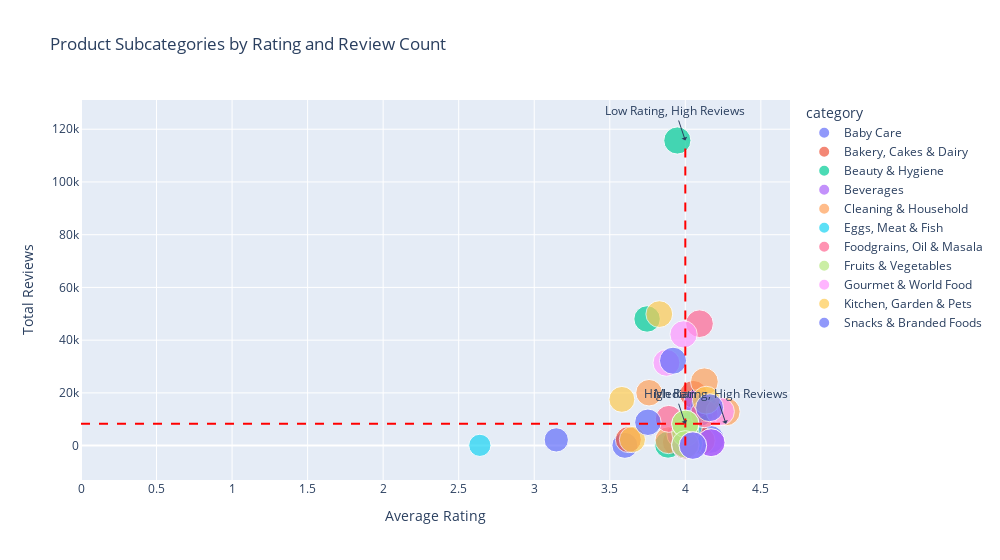

The code cell stored with this chart in its notebook:
### Code cell
import pandas as pd
import plotly.express as px

# Data preparation
top_data = {
    'category': ['Baby Care', 'Baby Care', 'Bakery, Cakes & Dairy', 'Bakery, Cakes & Dairy', 'Beauty & Hygiene', 
                 'Beauty & Hygiene', 'Beverages', 'Beverages', 'Cleaning & Household', 'Cleaning & Household',
                 'Eggs, Meat & Fish', 'Eggs, Meat & Fish', 'Foodgrains, Oil & Masala', 'Foodgrains, Oil & Masala',
                 'Fruits & Vegetables', 'Fruits & Vegetables', 'Gourmet & World Food', 'Gourmet & World Food',
                 'Kitchen, Garden & Pets', 'Kitchen, Garden & Pets', 'Snacks & Branded Foods', 'Snacks & Branded Foods'],
    'product_subcategory': ['Baby Food & Formula', 'Diapers & Wipes', 'Gourmet Breads', 'Dairy', 'Oral Care', 'Skin Care',
                            'Water', 'Tea', 'Detergents & Dishwash', 'All Purpose Cleaners', 'Mutton & Lamb', 
                            'Sausages, Bacon & Salami', 'Edible Oils & Ghee', 'Masalas & Spices', 'Cuts & Sprouts', 
                            'Fresh Vegetables', 'Oils & Vinegar', 'Snacks, Dry Fruits, Nuts', 'Pet Food & Accessories',
                            'Storage & Accessories', 'Biscuits & Cookies', 'Ready To Cook & Eat'],
    'avg_product_rating': [4.165957447, 4.095546559, 4.105714286, 4.054155844, 4.124723247, 3.947319093,
                           4.170588235, 4.080389222, 4.269348659, 4.126210526, 4.023684211, 4.02327044,
                           4.125604839, 4.094094488, 4.000526316, 4, 4.231589958, 3.988333333,
                           4.138202247, 3.827832512, 4.160819672, 3.91874028],
    'total_reviews': [2363, 12573, 1881, 19498, 14320, 115724, 1108, 16106, 12864, 24219, 841, 7610,
                      12037, 46249, 4875, 8294, 12919, 42189, 17233, 49877, 14369, 32204]
}

low_data = {
    'category': ['Baby Care', 'Baby Care', 'Bakery, Cakes & Dairy', 'Bakery, Cakes & Dairy', 'Beauty & Hygiene', 
                 'Beauty & Hygiene', 'Beverages', 'Beverages', 'Cleaning & Household', 'Cleaning & Household',
                 'Eggs, Meat & Fish', 'Eggs, Meat & Fish', 'Foodgrains, Oil & Masala', 'Foodgrains, Oil & Masala',
                 'Fruits & Vegetables', 'Fruits & Vegetables', 'Gourmet & World Food', 'Gourmet & World Food',
                 'Kitchen, Garden & Pets', 'Kitchen, Garden & Pets', 'Snacks & Branded Foods', 'Snacks & Branded Foods'],
    'product_subcategory': ['Atta, Flours & Sooji', 'Baby Accessories', 'Bakery Snacks', 'Ice Creams & Desserts',
                            'Mothers & Maternity', 'Fragrances & Deos', 'Water', 'Coffee', 'Car & Shoe Care',
                            'Bins & Bathroom Ware', 'Marinades', 'Pork & Other Meats', 'Baby Food & Formula',
                            'Dry Fruits', 'Fresh Vegetables', 'Flower Bouquets, Bunches', 'Mutton & Lamb',
                            'Chocolates & Biscuits', 'Bakeware', 'Cookware & Non Stick', 'Atta, Flours & Sooji',
                            'Frozen Veggies & Snacks'],
    'avg_product_rating': [3.6, 3.145945946, 3.938, 3.622916667, 3.885714286, 3.74695, 4.170588235, 3.967977528,
                           3.888541667, 3.760076531, 4, 2.64, 4, 3.890394089, 4, 4, 4.05, 3.875205255,
                           3.65, 3.580084746, 4.05, 3.752459016],
    'total_reviews': [96, 2169, 1315, 2289, 332, 48037, 1108, 4193, 2056, 20064, 48, 102, 52, 10139,
                      8294, 473, 97, 31412, 2288, 17533, 6, 8855]
}

df_top = pd.DataFrame(top_data)
df_low = pd.DataFrame(low_data)

# Combine the dataframes
df_combined = pd.concat([df_top, df_low])

# Calculate median values
median_rating = df_combined['avg_product_rating'].median()
median_reviews = df_combined['total_reviews'].median()

# Create scatter plot
fig = px.scatter(df_combined, x='avg_product_rating', y='total_reviews', color='category', 
                 size='avg_product_rating', hover_name='product_subcategory', 
                 title='Product Subcategories by Rating and Review Count',
                 labels={'avg_product_rating': 'Average Rating', 'total_reviews': 'Total Reviews'},
                 width=1000, height=00,)

# Add median lines
fig.add_shape(type='line', x0=median_rating, y0=0, x1=median_rating, y1=df_combined['total_reviews'].max(),
              line=dict(color='Red', dash='dash'))

fig.add_shape(type='line', x0=0, y0=median_reviews, x1=df_combined['avg_product_rating'].max(), y1=median_reviews,
              line=dict(color='Red', dash='dash'))

# Add quadrant labels
fig.add_annotation(text='Median', x=median_rating, y=median_reviews, showarrow=True, arrowhead=1)
fig.add_annotation(text='High Rating, High Reviews', x=df_combined['avg_product_rating'].max(), y=median_reviews,
                   showarrow=True, arrowhead=1)
fig.add_annotation(text='Low Rating, High Reviews', x=median_rating, y=df_combined['total_reviews'].max(),
                   showarrow=True, arrowhead=1)

# Show plot
fig.show()

### Figure 1 — Plotly figure (JSON) as saved in the notebook; plotly's stock layout.template omitted (floating-point values rounded to 4 significant figures)
{"data": [{"hovertemplate": "<b>%{hovertext}</b><br><br>category=Baby Care<br>Average Rating=%{marker.size}<br>Total Reviews=%{y}<extra></extra>", "hovertext": ["Baby Food & Formula", "Diapers & Wipes", "Atta, Flours & Sooji", "Baby Accessories"], "legendgroup": "Baby Care", "marker": {"color": "#636efa", "size": [4.166, 4.096, 3.6, 3.146], "sizemode": "area", "sizeref": 0.01067, "symbol": "circle"}, "mode": "markers", "name": "Baby Care", "orientation": "v", "showlegend": true, "type": "scatter", "x": [4.166, 4.096, 3.6, 3.146], "xaxis": "x", "y": [2363, 12573, 96, 2169], "yaxis": "y"}, {"hovertemplate": "<b>%{hovertext}</b><br><br>category=Bakery, Cakes & Dairy<br>Average Rating=%{marker.size}<br>Total Reviews=%{y}<extra></extra>", "hovertext": ["Gourmet Breads", "Dairy", "Bakery Snacks", "Ice Creams & Desserts"], "legendgroup": "Bakery, Cakes & Dairy", "marker": {"color": "#EF553B", "size": [4.106, 4.054, 3.938, 3.623], "sizemode": "area", "sizeref": 0.01067, "symbol": "circle"}, "mode": "markers", "name": "Bakery, Cakes & Dairy", "orientation": "v", "showlegend": true, "type": "scatter", "x": [4.106, 4.054, 3.938, 3.623], "xaxis": "x", "y": [1881, 19498, 1315, 2289], "yaxis": "y"}, {"hovertemplate": "<b>%{hovertext}</b><br><br>category=Beauty & Hygiene<br>Average Rating=%{marker.size}<br>Total Reviews=%{y}<extra></extra>", "hovertext": ["Oral Care", "Skin Care", "Mothers & Maternity", "Fragrances & Deos"], "legendgroup": "Beauty & Hygiene", "marker": {"color": "#00cc96", "size": [4.125, 3.947, 3.886, 3.747], "sizemode": "area", "sizeref": 0.01067, "symbol": "circle"}, "mode": "markers", "name": "Beauty & Hygiene", "orientation": "v", "showlegend": true, "type": "scatter", "x": [4.125, 3.947, 3.886, 3.747], "xaxis": "x", "y": [14320, 115724, 332, 48037], "yaxis": "y"}, {"hovertemplate": "<b>%{hovertext}</b><br><br>category=Beverages<br>Average Rating=%{marker.size}<br>Total Reviews=%{y}<extra></extra>", "hovertext": ["Water", "Tea", "Water", "Coffee"], "legendgroup": "Beverages", "marker": {"color": "#ab63fa", "size": [4.171, 4.08, 4.171, 3.968], "sizemode": "area", "sizeref": 0.01067, "symbol": "circle"}, "mode": "markers", "name": "Beverages", "orientation": "v", "showlegend": true, "type": "scatter", "x": [4.171, 4.08, 4.171, 3.968], "xaxis": "x", "y": [1108, 16106, 1108, 4193], "yaxis": "y"}, {"hovertemplate": "<b>%{hovertext}</b><br><br>category=Cleaning & Household<br>Average Rating=%{marker.size}<br>Total Reviews=%{y}<extra></extra>", "hovertext": ["Detergents & Dishwash", "All Purpose Cleaners", "Car & Shoe Care", "Bins & Bathroom Ware"], "legendgroup": "Cleaning & Household", "marker": {"color": "#FFA15A", "size": [4.269, 4.126, 3.889, 3.76], "sizemode": "area", "sizeref": 0.01067, "symbol": "circle"}, "mode": "markers", "name": "Cleaning & Household", "orientation": "v", "showlegend": true, "type": "scatter", "x": [4.269, 4.126, 3.889, 3.76], "xaxis": "x", "y": [12864, 24219, 2056, 20064], "yaxis": "y"}, {"hovertemplate": "<b>%{hovertext}</b><br><br>category=Eggs, Meat & Fish<br>Average Rating=%{marker.size}<br>Total Reviews=%{y}<extra></extra>", "hovertext": ["Mutton & Lamb", "Sausages, Bacon & Salami", "Marinades", "Pork & Other Meats"], "legendgroup": "Eggs, Meat & Fish", "marker": {"color": "#19d3f3", "size": [4.024, 4.023, 4, 2.64], "sizemode": "area", "sizeref": 0.01067, "symbol": "circle"}, "mode": "markers", "name": "Eggs, Meat & Fish", "orientation": "v", "showlegend": true, "type": "scatter", "x": [4.024, 4.023, 4, 2.64], "xaxis": "x", "y": [841, 7610, 48, 102], "yaxis": "y"}, {"hovertemplate": "<b>%{hovertext}</b><br><br>category=Foodgrains, Oil & Masala<br>Average Rating=%{marker.size}<br>Total Reviews=%{y}<extra></extra>", "hovertext": ["Edible Oils & Ghee", "Masalas & Spices", "Baby Food & Formula", "Dry Fruits"], "legendgroup": "Foodgrains, Oil & Masala", "marker": {"color": "#FF6692", "size": [4.126, 4.094, 4, 3.89], "sizemode": "area", "sizeref": 0.01067, "symbol": "circle"}, "mode": "markers", "name": "Foodgrains, Oil & Masala", "orientation": "v", "showlegend": true, "type": "scatter", "x": [4.126, 4.094, 4, 3.89], "xaxis": "x", "y": [12037, 46249, 52, 10139], "yaxis": "y"}, {"hovertemplate": "<b>%{hovertext}</b><br><br>category=Fruits & Vegetables<br>Average Rating=%{marker.size}<br>Total Reviews=%{y}<extra></extra>", "hovertext": ["Cuts & Sprouts", "Fresh Vegetables", "Fresh Vegetables", "Flower Bouquets, Bunches"], "legendgroup": "Fruits & Vegetables", "marker": {"color": "#B6E880", "size": [4.001, 4, 4, 4], "sizemode": "area", "sizeref": 0.01067, "symbol": "circle"}, "mode": "markers", "name": "Fruits & Vegetables", "orientation": "v", "showlegend": true, "type": "scatter", "x": [4.001, 4, 4, 4], "xaxis": "x", "y": [4875, 8294, 8294, 473], "yaxis": "y"}, {"hovertemplate": "<b>%{hovertext}</b><br><br>category=Gourmet & World Food<br>Average Rating=%{marker.size}<br>Total Reviews=%{y}<extra></extra>", "hovertext": ["Oils & Vinegar", "Snacks, Dry Fruits, Nuts", "Mutton & Lamb", "Chocolates & Biscuits"], "legendgroup": "Gourmet & World Food", "marker": {"color": "#FF97FF", "size": [4.232, 3.988, 4.05, 3.875], "sizemode": "area", "sizeref": 0.01067, "symbol": "circle"}, "mode": "markers", "name": "Gourmet & World Food", "orientation": "v", "showlegend": true, "type": "scatter", "x": [4.232, 3.988, 4.05, 3.875], "xaxis": "x", "y": [12919, 42189, 97, 31412], "yaxis": "y"}, {"hovertemplate": "<b>%{hovertext}</b><br><br>category=Kitchen, Garden & Pets<br>Average Rating=%{marker.size}<br>Total Reviews=%{y}<extra></extra>", "hovertext": ["Pet Food & Accessories", "Storage & Accessories", "Bakeware", "Cookware & Non Stick"], "legendgroup": "Kitchen, Garden & Pets", "marker": {"color": "#FECB52", "size": [4.138, 3.828, 3.65, 3.58], "sizemode": "area", "sizeref": 0.01067, "symbol": "circle"}, "mode": "markers", "name": "Kitchen, Garden & Pets", "orientation": "v", "showlegend": true, "type": "scatter", "x": [4.138, 3.828, 3.65, 3.58], "xaxis": "x", "y": [17233, 49877, 2288, 17533], "yaxis": "y"}, {"hovertemplate": "<b>%{hovertext}</b><br><br>category=Snacks & Branded Foods<br>Average Rating=%{marker.size}<br>Total Reviews=%{y}<extra></extra>", "hovertext": ["Biscuits & Cookies", "Ready To Cook & Eat", "Atta, Flours & Sooji", "Frozen Veggies & Snacks"], "legendgroup": "Snacks & Branded Foods", "marker": {"color": "#636efa", "size": [4.161, 3.919, 4.05, 3.752], "sizemode": "area", "sizeref": 0.01067, "symbol": "circle"}, "mode": "markers", "name": "Snacks & Branded Foods", "orientation": "v", "showlegend": true, "type": "scatter", "x": [4.161, 3.919, 4.05, 3.752], "xaxis": "x", "y": [14369, 32204, 6, 8855], "yaxis": "y"}], "layout": {"annotations": [{"arrowhead": 1, "showarrow": true, "text": "Median", "x": 4, "y": 8294}, {"arrowhead": 1, "showarrow": true, "text": "High Rating, High Reviews", "x": 4.269, "y": 8294}, {"arrowhead": 1, "showarrow": true, "text": "Low Rating, High Reviews", "x": 4, "y": 115724}], "legend": {"itemsizing": "constant", "title": {"text": "category"}, "tracegroupgap": 0}, "shapes": [{"line": {"color": "Red", "dash": "dash"}, "type": "line", "x0": 4, "x1": 4, "y0": 0, "y1": 115724}, {"line": {"color": "Red", "dash": "dash"}, "type": "line", "x0": 0, "x1": 4.269, "y0": 8294, "y1": 8294}], "title": {"text": "Product Subcategories by Rating and Review Count"}, "width": 1000, "xaxis": {"anchor": "y", "domain": [0, 1], "title": {"text": "Average Rating"}}, "yaxis": {"anchor": "x", "domain": [0, 1], "title": {"text": "Total Reviews"}}}}
